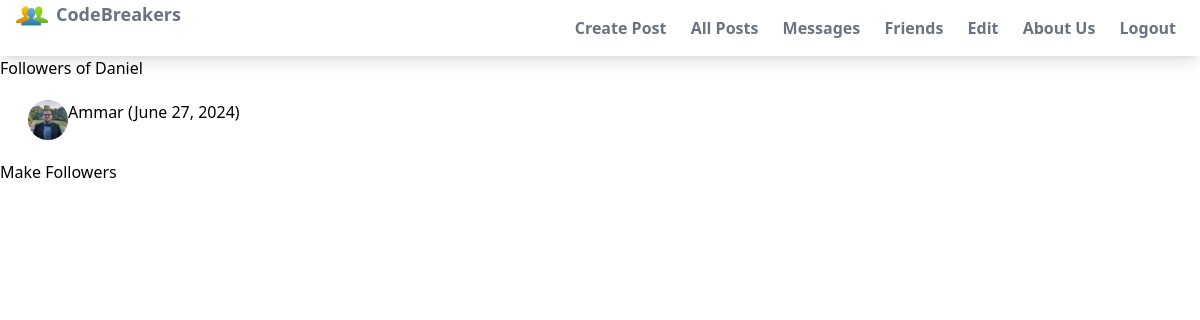
Page /follows/Daniel/ (signed in) on the committed database.
### users/models.py (models this page shows, shortened)
class Friendship(models.Model):
    from_user = models.ForeignKey(User, related_name='from_user', on_delete=models.CASCADE)
    to_user = models.ForeignKey(User, related_name='to_user', on_delete=models.CASCADE)
    created_at = models.DateTimeField(auto_now_add=True)
    class Meta:
        unique_together = ('from_user', 'to_user')

class Profile(models.Model):
    user = models.OneToOneField(settings.AUTH_USER_MODEL, on_delete=models.CASCADE)
    photo = models.ImageField(default='users/images/anonymous.png', upload_to='users/%Y/%m/%d', blank=True)
    bio = models.TextField(max_length=200,blank=True)

### users/views.py (the view)
# urls.py: path('follows/<str:username>/', views.FollowersListView.as_view(), name='follower_list'),
class FollowersListView(ListView):
    model = Friendship
    template_name = 'users/follower_list.html'
    context_object_name = 'followers'
    def get_queryset(self):
        username = self.kwargs['username']
        self.user = User.objects.get(username=username)
        return Friendship.objects.filter(to_user=self.user)
    def get_context_data(self, **kwargs):
        context = super().get_context_data(**kwargs)
        context['user'] = self.user
        context['users_with_profiles'] = User.objects.filter(profile__isnull=False)
        return context

### users/templates/users/follower_list.html (shortened to what this page needs)
{% extends "users/base.html" %}
{% load static %}
{% block body %}
<h2>Followers of {{ user.username }}</h2>
  {% if followers %}
    <ul>
      {% for follower in followers %}
        <li class="user-container flex mx-5 my-5">
          <img class="h-10 w-10 rounded-full ml-2" src="{{ follower.from_user.profile.photo.url }}" alt="{{ follower.from_user.username }}'s Profile Photo" onerror="this.onerror=null; this.src='{% static 'users/images/user.png' %}'">
          {{ follower.from_user.username }} ({{ follower.created_at|date:"F j, Y" }})
        </li>
      {% endfor %}
    </ul>
    <a href="{% url 'follower_create' %}" class="btn btn-primary">Make Followers</a>
  {% else %}
    <p>Sorry, for now {{ user.username }} you have no followers. Try to make connections to other users.</p>
    <a href="{% url 'follower_create' %}" class="btn btn-primary">Make Followers</a>
  {% endif %}
{% endblock %}

### static/users/styles.css (style rules this page uses)
html, :host { line-height: 1.5; -webkit-text-size-adjust: 100%; -moz-tab-size: 4; -o-tab-size: 4; tab-size: 4; font-family: ui-sans-serif, system-ui, sans-serif, "Apple Color Emoji", "Segoe UI Emoji", "Segoe UI Symbol", "Noto Color Emoji"; font-feature-settings: normal; font-variation-settings: normal; -webkit-tap-highlight-color: transparent; }
body { margin: 0; line-height: inherit; }
h1, h2, h3, h4, h5, h6 { font-size: inherit; font-weight: inherit; }
a { color: inherit; text-decoration: inherit; }
blockquote, dl, dd, h1, h2, h3, h4, h5, h6, hr, figure, p, pre { margin: 0; }
ol, ul, menu { list-style: none; margin: 0; padding: 0; }
img, svg, video, canvas, audio, iframe, embed, object { display: block; vertical-align: middle; }
img, video { max-width: 100%; height: auto; }
.mx-5 { margin-left: 1.25rem; margin-right: 1.25rem; }
.my-5 { margin-top: 1.25rem; margin-bottom: 1.25rem; }
.ml-2 { margin-left: 0.5rem; }
.flex { display: flex; }
.h-10 { height: 2.5rem; }
.w-10 { width: 2.5rem; }
.rounded-full { border-radius: 9999px; }

### rows in the picture
Friendship: from_user.profile.photo (picture), from_user.username "Ammar", created_at "June 27, 2024"

### other values in the picture
{{ user.username }} "Daniel"
